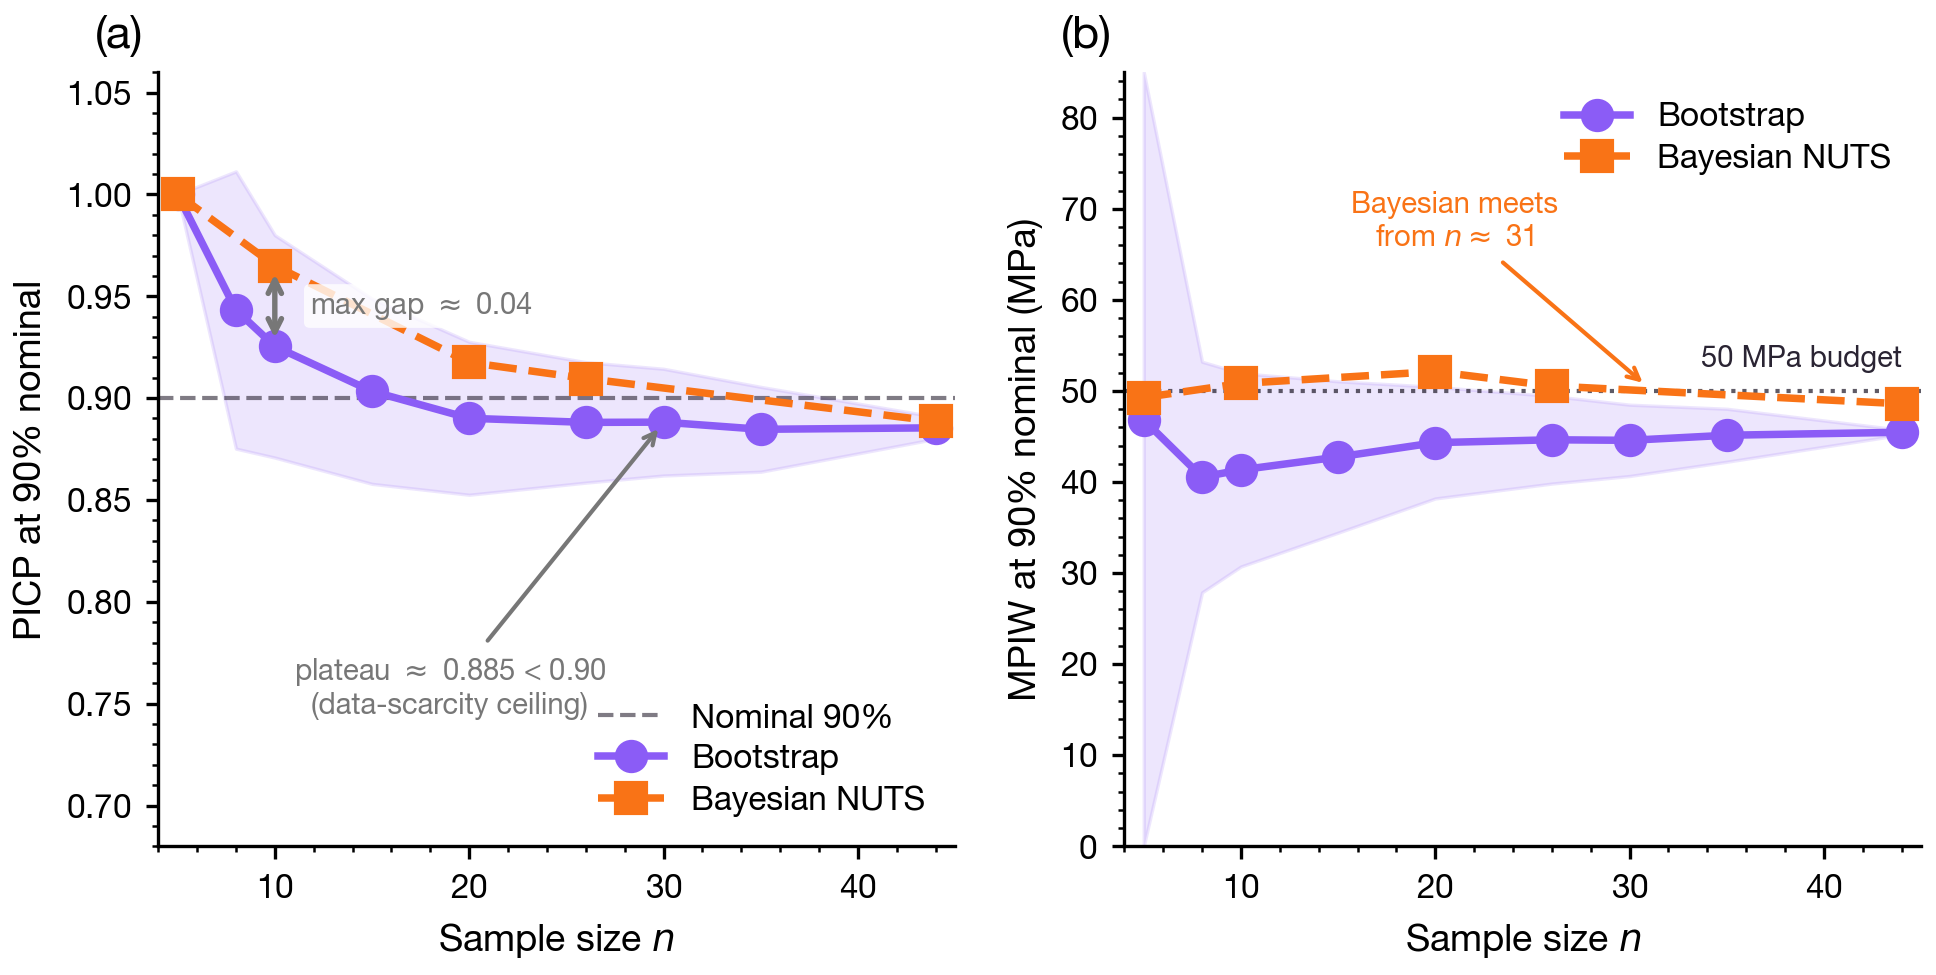

Generate this figure with Python:
"""
Figure 9 — Divergence Curves PICP(n) and MPIW(n)
Thesis §3.6 — shows how Bootstrap and Bayesian NUTS PICP and MPIW track as n
decreases from 44 to 5. The methods stay close across the ladder (largest
between-method PICP gap is annotated); there is no sharp divergence threshold.

Data source: results/subsampling_combined.json

Run:  python figures/fig9_divergence_curves.py
Outputs: figures/fig9_divergence_curves.svg
         figures/fig9_divergence_curves.png
"""
import json
import sys
import numpy as np
import matplotlib
matplotlib.use("Agg")
import matplotlib.pyplot as plt
from pathlib import Path

ROOT = Path(__file__).parent.parent
sys.path.insert(0, str(ROOT))

from figures.style import (  # noqa: E402
    PALETTE as C, SIZES, LW, DPI_PNG, FONTSIZE,
    apply_style, label_panel, save_figure, LEGEND_KW,
)

# ── Parameterization ─────────────────────────────────────────────────────────
DATA_PATH          = ROOT / "results" / "subsampling_combined.json"

# Colors — from style bible
COLOR_BOOT         = C["bootstrap"]   # electric blue — Bootstrap
COLOR_BAYES        = C["bayesian"]    # vivid coral   — Bayesian NUTS
SHADE_ALPHA        = 0.15             # ±1 std band alpha

# Marker styles
MARKER_BOOT        = "o"
MARKER_BAYES       = "s"

# Nominal coverage reference line
NOMINAL_PICP       = 0.90

# Divergence threshold
THRESHOLD_N        = 10

# Axis ranges
PICP_YLIM          = (0.68, 1.06)
MPIW_YLIM          = (0, 85)     # MPa; clip ±1 std bands to this

# Figure
FIG_W, FIG_H       = SIZES["wide"]
# ─────────────────────────────────────────────────────────────────────────────


def load_data(path: Path) -> tuple[list, dict]:
    """Return (sorted n values, records-by-n dict) from subsampling_combined.json."""
    records = json.loads(path.read_text())
    by_n = {r["n"]: r for r in records}
    ns = sorted(by_n)
    return ns, by_n


def main():
    apply_style()
    ns, by_n = load_data(DATA_PATH)

    # Extract series — Bootstrap: all n; Bayesian: key n only
    boot_picp  = [by_n[n]["picp_90_bootstrap"]     for n in ns]
    boot_pstd  = [by_n[n]["picp_90_bootstrap_std"] for n in ns]
    boot_mpiw  = [by_n[n]["mpiw_90_bootstrap"]     for n in ns]
    boot_mstd  = [by_n[n]["mpiw_90_bootstrap_std"] for n in ns]

    ns_bayes = [n for n in ns if "picp_90_bayesian" in by_n[n]]
    bayes_picp = [by_n[n]["picp_90_bayesian"]      for n in ns_bayes]
    bayes_mpiw = [by_n[n]["mpiw_90_bayesian"]      for n in ns_bayes]

    ns_arr       = np.array(ns)
    ns_bayes_arr = np.array(ns_bayes)

    fig, (ax1, ax2) = plt.subplots(1, 2, figsize=(FIG_W, FIG_H))

    # ── Panel (a): PICP ──────────────────────────────────────────────────────
    ax1.axhline(NOMINAL_PICP, color=C["dark"], lw=LW["ref"], ls="--",
                alpha=0.6, label=f"Nominal {int(NOMINAL_PICP*100)}%")

    # Bootstrap ±1 std band
    lo = np.clip([p - s for p, s in zip(boot_picp, boot_pstd)], PICP_YLIM[0], None)
    hi = np.clip([p + s for p, s in zip(boot_picp, boot_pstd)], None, PICP_YLIM[1])
    ax1.fill_between(ns_arr, lo, hi, alpha=SHADE_ALPHA, color=COLOR_BOOT)

    ax1.plot(ns_arr, boot_picp, f"{MARKER_BOOT}-",
             color=COLOR_BOOT, lw=LW["data"], ms=FONTSIZE["annotation"],
             label="Bootstrap")
    ax1.plot(ns_bayes_arr, bayes_picp, f"{MARKER_BAYES}--",
             color=COLOR_BAYES, lw=LW["data"], ms=FONTSIZE["annotation"],
             label="Bayesian NUTS")

    # Annotate the largest between-method PICP gap (matches §3.6 text: ~0.04)
    _boot_at = dict(zip(ns_arr.tolist(), boot_picp))
    _gaps = [(abs(_boot_at[n] - y), n, _boot_at[n], y)
             for n, y in zip(ns_bayes_arr.tolist(), bayes_picp) if n in _boot_at]
    if _gaps:
        _g, _gn, _gb, _gy = max(_gaps)
        ax1.annotate("", xy=(_gn, _gb), xytext=(_gn, _gy),
                     arrowprops=dict(arrowstyle="<->", color=C["mid"], lw=1.3))
        ax1.text(_gn + 1.8, (_gb + _gy) / 2,
                 f"max gap $\\approx$ {_g:.2f}",
                 fontsize=FONTSIZE["annotation"], color=C["mid"], va="center",
                 bbox=dict(boxstyle="round,pad=0.2", facecolor="white",
                           edgecolor="none", alpha=0.8))

    # Data-scarcity ceiling: the calibrated (bootstrap) curve plateaus just below 0.90.
    ax1.annotate("plateau $\\approx$ 0.885 < 0.90\n(data-scarcity ceiling)",
                 xy=(30, 0.888), xytext=(19, 0.745),
                 fontsize=FONTSIZE["annotation"], color=C["mid"], ha="center",
                 arrowprops=dict(arrowstyle="->", color=C["mid"], lw=1.0))

    ax1.set_xlabel("Sample size $n$")
    ax1.set_ylabel("PICP at 90% nominal")
    ax1.set_xlim(ns_arr[0] - 1, ns_arr[-1] + 1)
    ax1.set_ylim(*PICP_YLIM)
    ax1.legend(loc="lower right", **LEGEND_KW)
    label_panel(ax1, "a")

    # ── Panel (b): MPIW ──────────────────────────────────────────────────────
    lo_m = np.clip([m - s for m, s in zip(boot_mpiw, boot_mstd)], 0, None)
    hi_m = np.clip([m + s for m, s in zip(boot_mpiw, boot_mstd)],
                   None, MPIW_YLIM[1])
    ax2.fill_between(ns_arr, lo_m, hi_m, alpha=SHADE_ALPHA, color=COLOR_BOOT)

    ax2.plot(ns_arr, boot_mpiw, f"{MARKER_BOOT}-",
             color=COLOR_BOOT, lw=LW["data"], ms=FONTSIZE["annotation"],
             label="Bootstrap")
    ax2.plot(ns_bayes_arr, bayes_mpiw, f"{MARKER_BAYES}--",
             color=COLOR_BAYES, lw=LW["data"], ms=FONTSIZE["annotation"],
             label="Bayesian NUTS")

    # Width budget: 50 MPa target (Table III). Bootstrap stays below it throughout;
    # Bayesian meets it only from n ~ 31.
    ax2.axhline(50, color=C["dark"], lw=LW["ref"], ls=":", alpha=0.75, zorder=1)
    ax2.text(ns_arr[-1], 52, "50 MPa budget", ha="right", va="bottom",
             fontsize=FONTSIZE["annotation"], color=C["dark"],
             bbox=dict(boxstyle="round,pad=0.15", facecolor="white",
                       edgecolor="none", alpha=0.85))
    ax2.annotate("Bayesian meets\nfrom $n \\approx$ 31", xy=(31, 50.3), xytext=(21, 66),
                 fontsize=FONTSIZE["annotation"], color=COLOR_BAYES, ha="center",
                 bbox=dict(boxstyle="round,pad=0.2", facecolor="white",
                           edgecolor="none", alpha=0.8),
                 arrowprops=dict(arrowstyle="->", color=COLOR_BAYES, lw=1.0))

    ax2.set_xlabel("Sample size $n$")
    ax2.set_ylabel("MPIW at 90% nominal (MPa)")
    ax2.set_xlim(ns_arr[0] - 1, ns_arr[-1] + 1)
    ax2.set_ylim(*MPIW_YLIM)
    ax2.legend(loc="upper right", **LEGEND_KW)
    label_panel(ax2, "b")

    save_figure(fig, Path(__file__).with_suffix(""))


if __name__ == "__main__":
    main()
